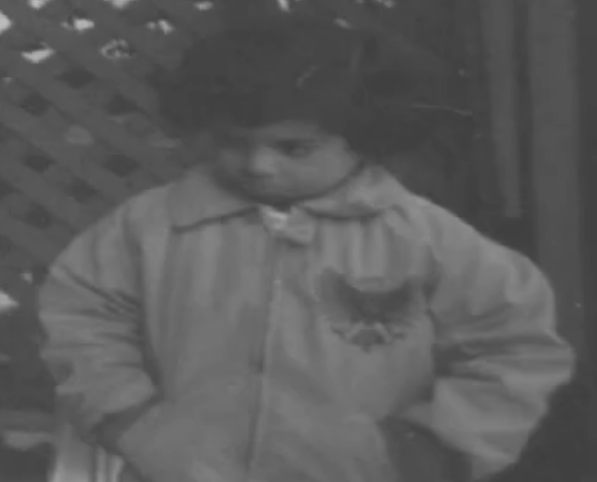
#> input picture image-enhancement/child.png, 597 x 482 px
$ jupyter execute 'histogram_equalization (1).ipynb'
#> lines starting #> are read from the running program, lines starting #| are printed output that depends on the picture
[cell 1]
import numpy as np
import cv2
import matplotlib.pyplot as plt
import pandas as pd
from skimage import data
from skimage import img_as_ubyte

[cell 2]
img = cv2.imread('child.png', cv2.IMREAD_GRAYSCALE)
#> img is the input picture: shape (482, 597); min 62, max 189, mean 91.5
flat = img.flatten()


hist, bins = np.histogram(flat, bins=256, range=[0, 256])
#> hist = 256 values, max 13241 at index 68, min 0 at index 0, mean 1124; bins = 257 values from 0 to 256
r_k = np.arange(256)
n_k = hist
#> n_k has the same summary as hist
total_pixels = img.size
#> total_pixels = 287754


p_rk = n_k / total_pixels
#> p_rk = 256 values, max 0.046 at index 68, min 0 at index 0, mean 0.00391


cdf = np.cumsum(p_rk)
#> cdf = 256 values from 0 to 1


L = 256
s_k = np.round((L - 1) * cdf).astype(np.uint8)
#> s_k = 256 values from 0 to 255


equalized_img = s_k[img]
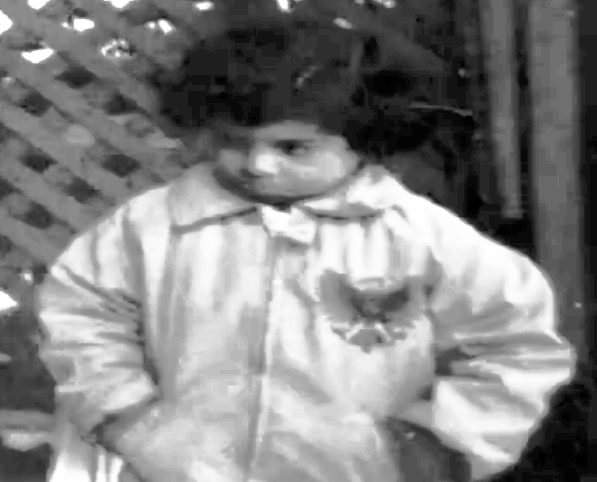
#> equalized_img: shape (482, 597); min 0, max 255, mean 130.3

[cell 3]
df = pd.DataFrame({
    "r_k (Gray Level)": r_k,
    "n_k (Pixel Count)": n_k,
    "p(r_k)": p_rk,
    "CDF(r_k)": cdf,
    "s_k (Mapped Level)": s_k
})
#> df = table of 256 rows and 5 columns
df.head(20)
#> Out = table of 20 rows and 5 columns

[cell 4]
fig, axs = plt.subplots(2, 2, figsize=(12, 8))

axs[0, 0].imshow(img, cmap='gray')
axs[0, 0].set_title('Original Image')
axs[0, 0].axis('off')

axs[0, 1].hist(img.ravel(), bins=256, range=[0, 256], color='blue')
axs[0, 1].set_title('Original Histogram')

axs[1, 0].imshow(equalized_img, cmap='gray')
axs[1, 0].set_title('Equalized Image')
axs[1, 0].axis('off')

axs[1, 1].hist(equalized_img.ravel(), bins=256, range=[0, 256], color='green')
axs[1, 1].set_title('Equalized Histogram')

plt.tight_layout()
plt.show()
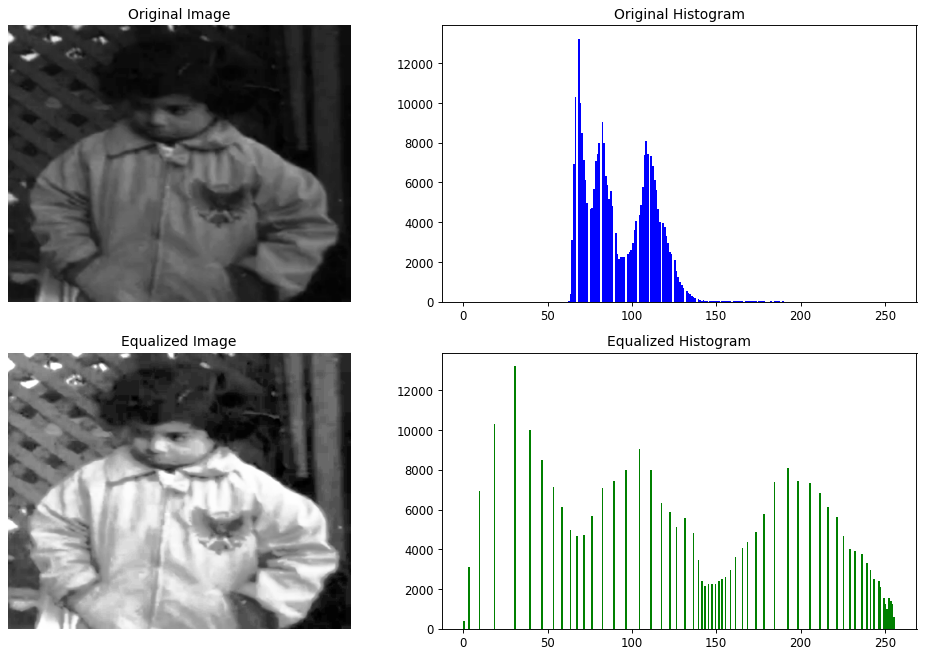
#> figure drawn by matplotlib, 4 panels; panel 2: tallest bar 13241 high, from x = 68 to 69; panel 4: tallest bar 13241 high, from x = 30 to 31
